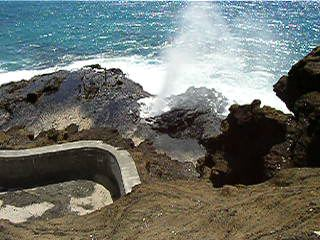
#> input picture TestImages/Blowhole013.jpg, 320 x 240 px
$ python 3milestone1.py   (Python 2 division)
#> lines starting #> are read from the running program, lines starting #| are printed output that depends on the picture; long printed decimals are rounded
#compare histograms
import cv2
import numpy as np

img1 = cv2.imread("../TestImages/Blowhole013.jpg")
#> img1 is the input picture: shape (240, 320, 3); mean B, G, R 107.7, 113.1, 108.1
G1 = cv2.cvtColor(img1, cv2.COLOR_BGR2GRAY)
Ghist1 = cv2.calcHist([G1], [0], None, [256], [0, 256])
#> Ghist1 = 256 values, max 842 at index 10, min 43 at index 0, mean 300

HSV1 = cv2.cvtColor(img1, cv2.COLOR_BGR2HSV)
#> HSV1: shape (240, 320, 3); mean H, S, V 53.2, 78.4, 122.8
(h1, s1, v1) = cv2.split(HSV1)
Hhist1 = cv2.calcHist([h1], [0], None, [256], [0, 256])
#> Hhist1 = 256 values, max 5007 at index 20, min 0 at index 47, mean 300


img2 = cv2.imread("../TestImages/Blowhole021.jpg")
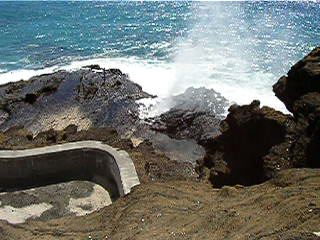
#> input picture TestImages/Blowhole021.jpg, 320 x 240 px
#> img2 is the input picture: shape (240, 320, 3); mean B, G, R 109, 112.6, 107.7
G2 = cv2.cvtColor(img2, cv2.COLOR_BGR2GRAY)
Ghist2 = cv2.calcHist([G2], [0], None, [256], [0, 256])
#> Ghist2 = 256 values, max 946 at index 10, min 25 at index 0, mean 300

HSV2 = cv2.cvtColor(img2, cv2.COLOR_BGR2HSV)
#> HSV2: shape (240, 320, 3); mean H, S, V 54.8, 75.8, 123
(h2, s2, v2) = cv2.split(HSV2)
Hhist2 = cv2.calcHist([h2], [0], None, [256], [0, 256])
#> Hhist2 = 256 values, max 4851 at index 19, min 0 at index 1, mean 300


img3 = cv2.imread("../TestImages/Coins1.jpg")
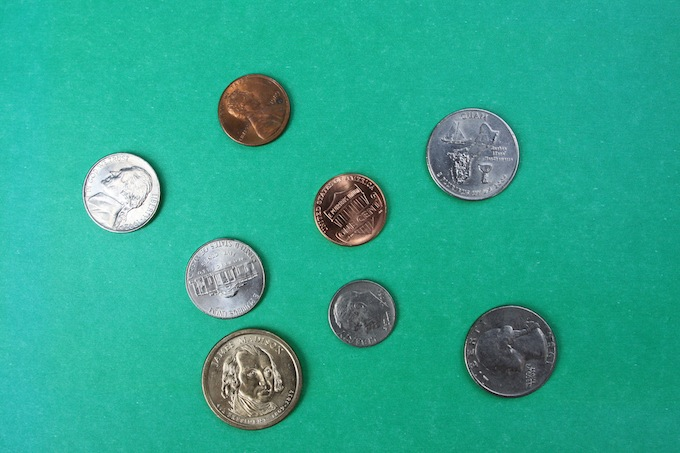
#> input picture TestImages/Coins1.jpg, 680 x 453 px
#> img3 is the input picture: shape (453, 680, 3); mean B, G, R 143.4, 166.8, 44.8
G3 = cv2.cvtColor(img3, cv2.COLOR_BGR2GRAY)
Ghist3 = cv2.calcHist([G3], [0], None, [256], [0, 256])
#> Ghist3 = 256 values, max 8018 at index 127, min 1 at index 0, mean 1203.3

HSV3 = cv2.cvtColor(img3, cv2.COLOR_BGR2HSV)
#> HSV3: shape (453, 680, 3); mean H, S, V 82.4, 186.9, 168.4
(h3, s3, v3) = cv2.split(HSV3)
Hhist3 = cv2.calcHist([h3], [0], None, [256], [0, 256])
#> Hhist3 = 256 values, max 87395 at index 84, min 0 at index 31, mean 1203.3


img4 = cv2.imread("../TestImages/Coins2.jpg")
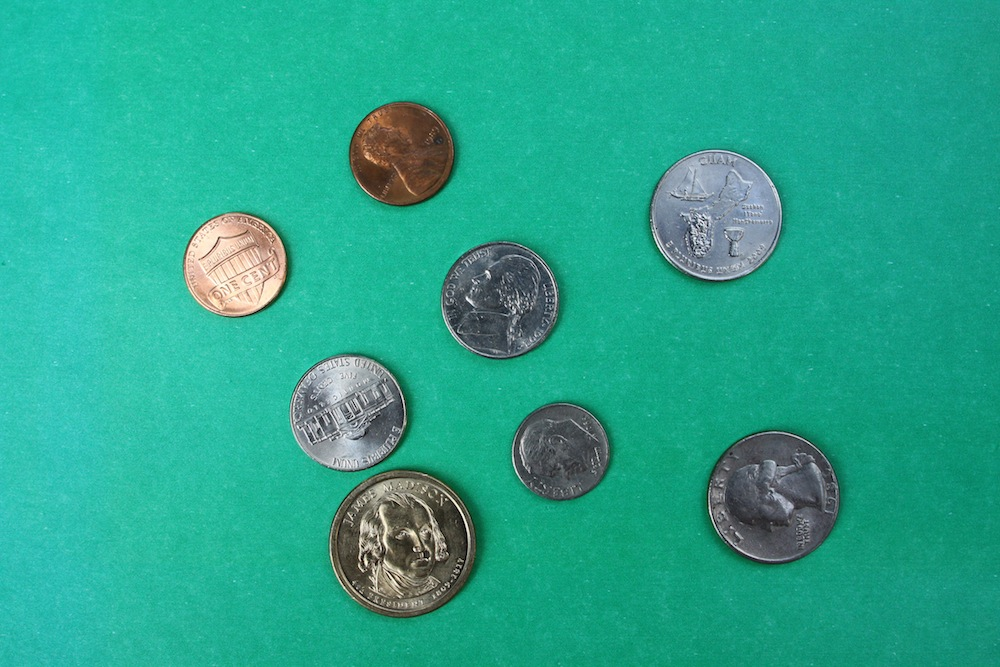
#> input picture TestImages/Coins2.jpg, 1000 x 667 px
#> img4 is the input picture: shape (667, 1000, 3); mean B, G, R 140.5, 165.1, 40.2
G4 = cv2.cvtColor(img4, cv2.COLOR_BGR2GRAY)
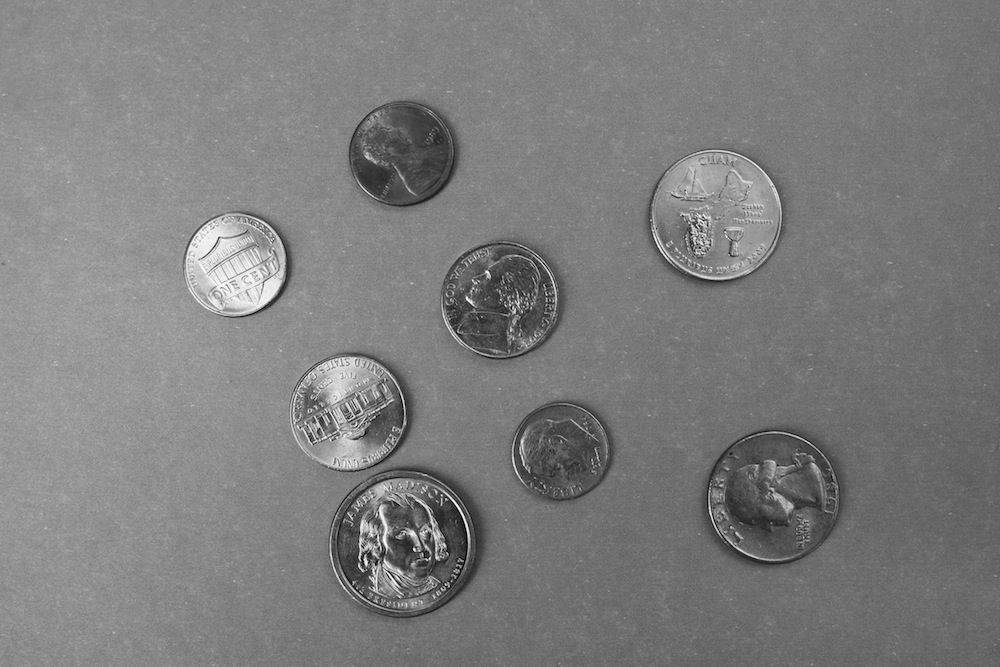
#> G4: shape (667, 1000); min 0, max 254, mean 124.9
Ghist4 = cv2.calcHist([G4], [0], None, [256], [0, 256])
#> Ghist4 = 256 values, max 12982 at index 127, min 0 at index 255, mean 2605.5

HSV4 = cv2.cvtColor(img4, cv2.COLOR_BGR2HSV)
#> HSV4: shape (667, 1000, 3); mean H, S, V 82.5, 192.6, 166.7
(h4, s4, v4) = cv2.split(HSV4)
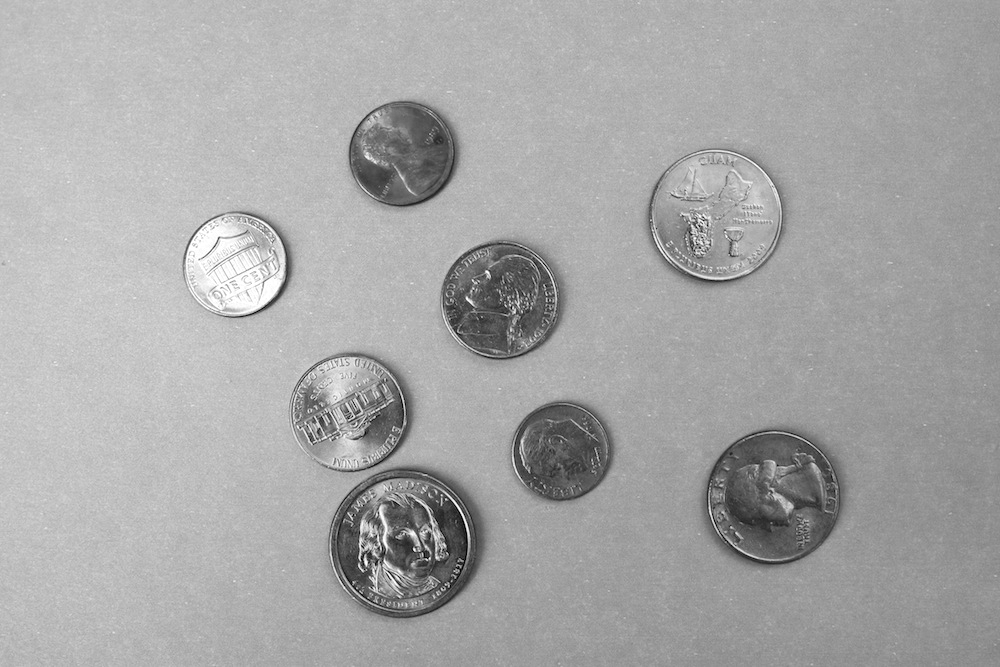
#> v4: shape (667, 1000); min 1, max 255, mean 166.7
Hhist4 = cv2.calcHist([h4], [0], None, [256], [0, 256])
#> Hhist4 = 256 values, max 187921 at index 84, min 0 at index 1, mean 2605.5

method = 0

print "compare greyscales"
Gcmp12 = cv2.compareHist(Ghist1, Ghist2, method)
#> Gcmp12 = 0.979
Gcmp13 = cv2.compareHist(Ghist1, Ghist3, method)
#> Gcmp13 = 0.228
Gcmp34 = cv2.compareHist(Ghist3, Ghist4, method)
#> Gcmp34 = 0.972
print Gcmp12, Gcmp13, Gcmp34
#| 0.9787 0.2276 0.9717

print "compare hues"
Hcmp12 = cv2.compareHist(Hhist1, Hhist2, method)
#> Hcmp12 = 0.967
Hcmp13 = cv2.compareHist(Hhist1, Hhist3, method)
#> Hcmp13 = 0.0171
Hcmp34 = cv2.compareHist(Hhist3, Hhist4, method)
#> Hcmp34 = 0.988
print Hcmp12, Hcmp13, Hcmp34
#| 0.9666 0.01708 0.9883


''' Splitting
	Channels
	and Comapring '''

(b1, g1, r1) = cv2.split(img1)
MDhist1 = cv2.calcHist([b1,g1,r1], [0], None, [256], [0, 256])
#> MDhist1 = 256 values, max 1415 at index 255, min 125 at index 199, mean 300

(b2, g2, r2) = cv2.split(img2)
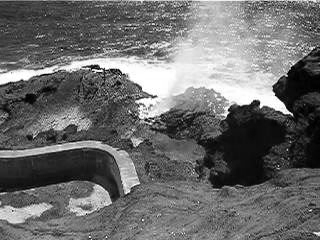
#> r2: shape (240, 320); min 0, max 255, mean 107.7
MDhist2 = cv2.calcHist([b2,g2,r2], [0], None, [256], [0, 256])
#> MDhist2 = 256 values, max 1738 at index 255, min 132 at index 123, mean 300

(b3, g3, r3) = cv2.split(img3)
MDhist3 = cv2.calcHist([b3,g3,r3], [0], None, [256], [0, 256])
#> MDhist3 = 256 values, max 8109 at index 149, min 6 at index 1, mean 1203.3

(b4, g4, r4) = cv2.split(img4)
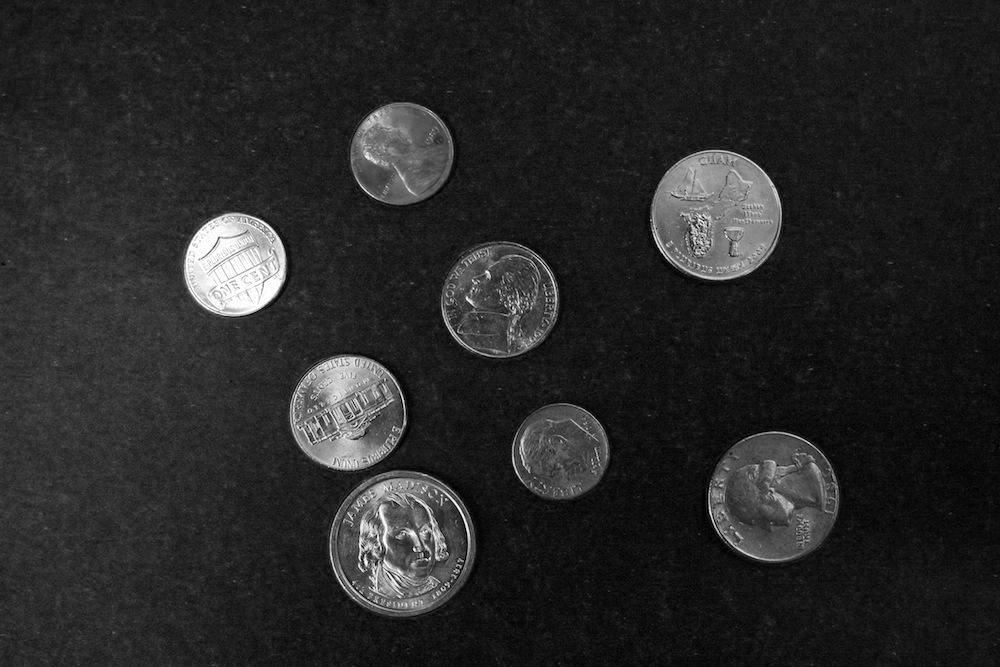
#> r4: shape (667, 1000); min 0, max 255, mean 40.2
MDhist4 = cv2.calcHist([b4,g4,r4], [0], None, [256], [0, 256])
#> MDhist4 = 256 values, max 13026 at index 146, min 2 at index 250, mean 2605.5

print "Comparing Multidimentional RGB"
MDhist12 = cv2.compareHist(MDhist1, MDhist2, method)
#> MDhist12 = 0.957
MDhist13 = cv2.compareHist(MDhist1, MDhist3, method)
#> MDhist13 = -0.131
MDhist34 = cv2.compareHist(MDhist3, MDhist4, method)
#> MDhist34 = 0.961
print MDhist12, MDhist13, MDhist34
#| 0.9574 -0.1314 0.961
